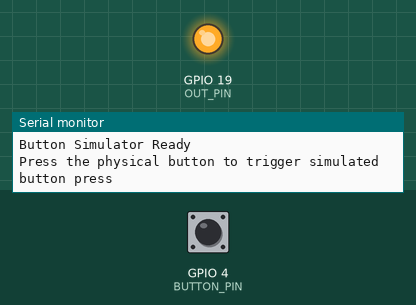
Recording of a sketch running on a simulated ESP32-S3. Parts: output pins drawn as LEDs (lit = HIGH), the last lines printed to the serial monitor. The inputs (shaded band) are chosen by the test bench; at power-on: GPIO 4 (BUTTON_PIN) LOW.

Above: at 2.2 s.
2.3 s: GPIO 4 (BUTTON_PIN) pulled HIGH for 0.15 s
At 2.49 s:
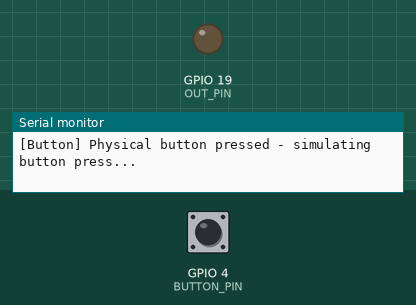
Timing chart, 0 to 5.3 s (numbered marks = the images above; inputs shaded):
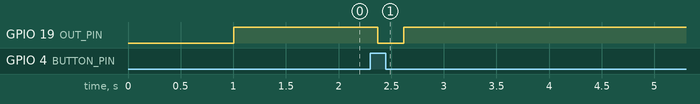

Measured:
- after the input at 2.3 s, GPIO 19 (OUT_PIN): HIGH → LOW after 0.07 s, → HIGH 0.25 s later

The sketch:

ButtonSimulator.ino
```cpp
/*
  ButtonSimulator.ino - Simple button press simulator
  When the physical button is pressed, simulates a button press by pulsing the output pin

  Pin Configuration:
  - Button on pin 4 (INPUT_PULLDOWN - reads HIGH when pressed)
  - Output pin 19 (pulses LOW to simulate button press)

  Usage:
  Upload this to ESP32-S3. When you press the physical button, it will
  simulate a button press by pulsing pin 19 LOW for 250ms.
*/

#define BUTTON_PIN 4      // Physical button input pin
#define OUT_PIN 19        // Output pin to simulate button press (12V optocoupler)

#define BUTTON_PRESS_DURATION_MS 250  // Duration to hold the simulated button press

// Button debouncing
int buttonState = 0;
int lastButtonState = 0;
unsigned long lastDebounceTime = 0;
unsigned long debounceDelay = 50;  // 50ms debounce delay

void setup() {
  Serial.begin(115200);
  delay(1000);

  Serial.println("\n========================================");
  Serial.println("Button Simulator");
  Serial.println("========================================\n");

  // Configure pins
  pinMode(BUTTON_PIN, INPUT_PULLDOWN);  // Button input with pull-down resistor
  pinMode(OUT_PIN, OUTPUT);
  digitalWrite(OUT_PIN, HIGH);  // Start with output HIGH (idle state)

  Serial.println("Button Simulator Ready");
  Serial.println("Press the physical button to trigger simulated button press\n");
}

void loop() {
  // Read button state
  int reading = digitalRead(BUTTON_PIN);

  // Debounce the button
  if (reading != lastButtonState) {
    lastDebounceTime = millis();
  }

  if ((millis() - lastDebounceTime) > debounceDelay) {
    // Button state has been stable for debounce delay

    if (reading != buttonState) {
      buttonState = reading;

      // Button was just pressed (transition from LOW to HIGH)
      if (buttonState == HIGH) {
        Serial.println("[Button] Physical button pressed - simulating button press...");
        simulateButtonPress();
        Serial.println("[Button] Simulated button press complete\n");
      }
      // Button was released (transition from HIGH to LOW)
      else {
        Serial.println("[Button] Physical button released");
      }
    }
  }

  lastButtonState = reading;

  delay(10);  // Small delay to prevent excessive loop iterations
}

void simulateButtonPress() {
  // Pulse the output pin LOW for the duration (simulates button press)
  digitalWrite(OUT_PIN, LOW);
  delay(BUTTON_PRESS_DURATION_MS);
  digitalWrite(OUT_PIN, HIGH);
}
```
